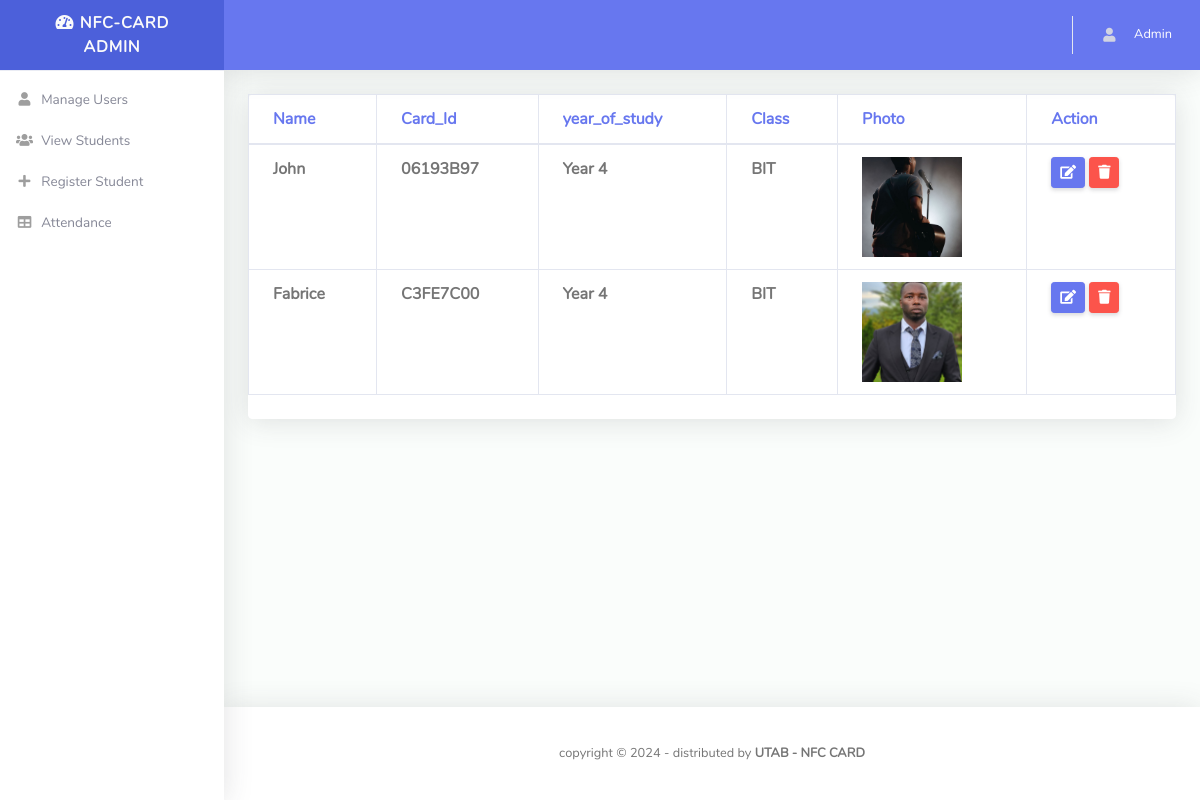
The app's page /admin/allstudent.php (signed in) with its own data.
### tables this page shows
CREATE TABLE `users` (
  `id` int(11) NOT NULL,
  `name` varchar(50) NOT NULL,
  `email` varchar(50) NOT NULL,
  `password` int(50) NOT NULL,
  `type` int(11) NOT NULL DEFAULT 0
);

CREATE TABLE `table_the_iot_projects` (
  `name` varchar(100) NOT NULL,
  `id` varchar(100) NOT NULL,
  `year_of_study` varchar(100) NOT NULL,
  `class` varchar(100) NOT NULL,
  `photo` varchar(50) NOT NULL
);

### admin/allstudent.php (the view, shortened to what this page needs)
<?php
require 'dbconn.php';
$userid=$_SESSION["email"];
 if(isset($_SESSION["email"]))
 {
  $sql="SELECT * FROM users WHERE email = ?";
  $query=$conn->prepare($sql);
  $query->execute(array($userid));
  $results=$query->fetchAll(PDO::FETCH_OBJ);
   if($query->rowCount()>0){
    foreach ($results as $result) {
       $result->name;
    }
  }
  }
    $sql_all_users = "SELECT * FROM table_the_iot_projects";
    $query_all = $conn->prepare($sql_all_users);
    $query_all->execute();
    $all_users = $query_all->fetchAll(PDO::FETCH_ASSOC);
?>
<!DOCTYPE html>
<html lang="en">
<head>
  <link href="vendor/fontawesome-free/css/all.min.css" rel="stylesheet" type="text/css">
  <link href="vendor/bootstrap/css/bootstrap.min.css" rel="stylesheet" type="text/css">
  <link href="css/ruang-admin.min.css" rel="stylesheet">
</head>
<body id="page-top">
  <div id="wrapper">
      <?php
      include('components/sidebar.php');
      ?>
    <div id="content-wrapper" class="d-flex flex-column">
      <div id="content">
        <?php
        include('components/topbar.php')
        ?>
        <div class="container-fluid" id="container-wrapper">
        <div class="row mb-3">
            <div class="col-xl-12 col-lg-5 ">
              <div class="card">
                <div class="table-responsive">
                <table class="table align-items-center table-bordered">
                    <thead class = "text-primary">
                      <tr>
                        <th>Name</th>
                        <th>Card_Id</th>
                        <th>year_of_study</th>
                        <th>Class</th>
                        <th>Photo</th>
                        <th>Action</th>
                      </tr>
                    </thead>
                    <tbody>
                        <?php if (!empty($all_users)) : ?>
                            <?php foreach ($all_users as $row) : ?>
                                <tr>
                                    <td><b><?php echo htmlspecialchars($row['name']); ?></b></td>
                                    <td><b><?php echo htmlspecialchars($row['id']); ?></b></td>
                                    <td><b><?php echo htmlspecialchars($row['year_of_study']); ?></b></td>
                                    <td><b><?php echo htmlspecialchars($row['class']); ?></b></td>
                                    <td>
                                    <?php if (!empty($row['photo'])) : ?>
                                        <img src="uploads/<?php echo htmlspecialchars($row['photo']); ?>" alt="User Photo" style="width: 100px; height: 100px; object-fit: cover;">
                                    <?php else : ?>
                                        <span>No Photo</span>
                                    <?php endif; ?>
                                    </td>
                                    <td>
                                        <a href="edit_user.php?id=<?php echo $row['id']; ?>" class="btn btn-sm btn-primary">
                                            <i class="fas fa-edit"></i>
                                        </a>
                                        <a href="delete_user.php?id=<?php echo $row['id']; ?>" class="btn btn-sm btn-danger" onclick="return confirm('Are you sure you want to delete this user?');">
                                            <i class="fas fa-trash"></i>
                                        </a>
                                    </td>
                                </tr>
                            <?php endforeach; ?>
                        <?php else : ?>
                            <tr>
                                <td colspan="5">No data available.</td>
                            </tr>
                        <?php endif; ?>
                    </tbody>
                  </table>
                </div>
                <div class="card-footer"></div>
              </div>
            </div>
          </div>
        </div>
      </div>
      <?php
      include('components/footer.php')
      ?>
    </div>
  </div>
</body>
</html>

### admin/components/topbar.php (shortened to what this page needs)
<nav class="navbar navbar-expand navbar-light bg-navbar topbar mb-4 static-top">
          <ul class="navbar-nav ml-auto">
            <li class="nav-item dropdown no-arrow">
              <a class="nav-link dropdown-toggle" href="#" id="userDropdown" role="button" data-toggle="dropdown"
                aria-haspopup="true" aria-expanded="false">
                <i class="fas fa-user fa-sm fa-fw mr-2 text-gray-400"></i>
                <span class="ml-2 d-none d-lg-inline text-white small"><?php echo $result->name; ?> </span>
              </a>
            </li>
          </ul>
        </nav>

### records on screen
users: name "Admin"
table_the_iot_projects: name "John", id "06193B97", year_of_study "Year 4", class "BIT", photo (picture)
table_the_iot_projects: name "Fabrice", id "C3FE7C00", year_of_study "Year 4", class "BIT", photo (picture)
